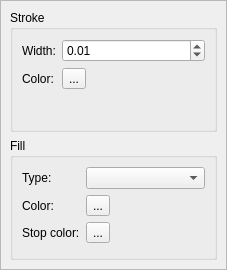
<?xml version="1.0" encoding="UTF-8"?>
<ui version="4.0">
 <class>ColorHandlerEditor</class>
 <widget class="QWidget" name="ColorHandlerEditor">
  <property name="geometry">
   <rect>
    <x>0</x>
    <y>0</y>
    <width>227</width>
    <height>270</height>
   </rect>
  </property>
  <layout class="QGridLayout" name="gridLayout">
   <property name="leftMargin">
    <number>0</number>
   </property>
   <property name="topMargin">
    <number>0</number>
   </property>
   <property name="rightMargin">
    <number>0</number>
   </property>
   <property name="bottomMargin">
    <number>0</number>
   </property>
   <item row="0" column="0">
    <widget class="QFrame" name="frame">
     <property name="frameShape">
      <enum>QFrame::StyledPanel</enum>
     </property>
     <property name="frameShadow">
      <enum>QFrame::Raised</enum>
     </property>
     <layout class="QGridLayout" name="gridLayout_2">
      <item row="0" column="0">
       <widget class="QGroupBox" name="groupBox">
        <property name="title">
         <string>Stroke</string>
        </property>
        <layout class="QFormLayout" name="formLayout">
         <item row="0" column="0">
          <widget class="QLabel" name="label">
           <property name="text">
            <string>Width:</string>
           </property>
          </widget>
         </item>
         <item row="0" column="1">
          <widget class="QDoubleSpinBox" name="sbWidth">
           <property name="wrapping">
            <bool>true</bool>
           </property>
           <property name="minimum">
            <double>0.010000000000000</double>
           </property>
           <property name="maximum">
            <double>10.000000000000000</double>
           </property>
          </widget>
         </item>
         <item row="1" column="0">
          <widget class="QLabel" name="label_2">
           <property name="text">
            <string>Color:</string>
           </property>
          </widget>
         </item>
         <item row="1" column="1">
          <widget class="shared::ColorSelectorButton" name="btnColorStroke">
           <property name="text">
            <string>...</string>
           </property>
          </widget>
         </item>
        </layout>
       </widget>
      </item>
      <item row="1" column="0">
       <widget class="QGroupBox" name="groupBox_2">
        <property name="title">
         <string>Fill</string>
        </property>
        <layout class="QFormLayout" name="formLayout_2">
         <item row="0" column="0">
          <widget class="QLabel" name="label_3">
           <property name="text">
            <string>Type:</string>
           </property>
          </widget>
         </item>
         <item row="0" column="1">
          <widget class="QComboBox" name="cbFillType"/>
         </item>
         <item row="1" column="0">
          <widget class="QLabel" name="label_4">
           <property name="text">
            <string>Color:</string>
           </property>
          </widget>
         </item>
         <item row="1" column="1">
          <widget class="shared::ColorSelectorButton" name="btnColor">
           <property name="text">
            <string>...</string>
           </property>
          </widget>
         </item>
         <item row="2" column="0">
          <widget class="QLabel" name="labelColorStop">
           <property name="text">
            <string>Stop color:</string>
           </property>
          </widget>
         </item>
         <item row="2" column="1">
          <widget class="shared::ColorSelectorButton" name="btnColorStop">
           <property name="text">
            <string>...</string>
           </property>
          </widget>
         </item>
        </layout>
       </widget>
      </item>
     </layout>
    </widget>
   </item>
  </layout>
 </widget>
 <customwidgets>
  <customwidget>
   <class>shared::ColorSelectorButton</class>
   <extends>QToolButton</extends>
   <header>colors/colorselectorbutton.h</header>
  </customwidget>
 </customwidgets>
 <resources/>
 <connections/>
</ui>
